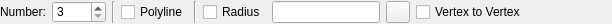
<?xml version="1.0" encoding="UTF-8"?>
<ui version="4.0">
 <class>LC_PolygonOptionsWidget</class>
 <widget class="QWidget" name="LC_PolygonOptionsWidget">
  <property name="geometry">
   <rect>
    <x>0</x>
    <y>0</y>
    <width>612</width>
    <height>24</height>
   </rect>
  </property>
  <property name="sizePolicy">
   <sizepolicy hsizetype="Maximum" vsizetype="Preferred">
    <horstretch>0</horstretch>
    <verstretch>0</verstretch>
   </sizepolicy>
  </property>
  <property name="minimumSize">
   <size>
    <width>0</width>
    <height>22</height>
   </size>
  </property>
  <property name="maximumSize">
   <size>
    <width>16777215</width>
    <height>24</height>
   </size>
  </property>
  <property name="windowTitle">
   <string>Polygon Options</string>
  </property>
  <layout class="QGridLayout" name="gridLayout">
   <property name="leftMargin">
    <number>0</number>
   </property>
   <property name="topMargin">
    <number>1</number>
   </property>
   <property name="rightMargin">
    <number>0</number>
   </property>
   <property name="bottomMargin">
    <number>1</number>
   </property>
   <item row="1" column="4">
    <widget class="Line" name="line">
     <property name="orientation">
      <enum>Qt::Orientation::Vertical</enum>
     </property>
    </widget>
   </item>
   <item row="1" column="9">
    <spacer name="horizontalSpacer">
     <property name="orientation">
      <enum>Qt::Orientation::Horizontal</enum>
     </property>
     <property name="sizeHint" stdset="0">
      <size>
       <width>0</width>
       <height>20</height>
      </size>
     </property>
    </spacer>
   </item>
   <item row="1" column="8">
    <widget class="QCheckBox" name="cbVertexToVertex">
     <property name="toolTip">
      <string>If selected, reference points are for vertexes of polygon. Otherwise, they are for middle point of edges. </string>
     </property>
     <property name="text">
      <string>Vertex to Vertex</string>
     </property>
    </widget>
   </item>
   <item row="1" column="5">
    <widget class="QCheckBox" name="cbRadius">
     <property name="toolTip">
      <string>If checked, vertexes of polygon will be rounded. </string>
     </property>
     <property name="text">
      <string>Radius</string>
     </property>
    </widget>
   </item>
   <item row="1" column="1">
    <widget class="QSpinBox" name="sbNumber">
     <property name="toolTip">
      <string>Number of edges</string>
     </property>
     <property name="minimum">
      <number>3</number>
     </property>
     <property name="maximum">
      <number>9999</number>
     </property>
    </widget>
   </item>
   <item row="1" column="0">
    <widget class="QLabel" name="lNumber">
     <property name="sizePolicy">
      <sizepolicy hsizetype="Preferred" vsizetype="Fixed">
       <horstretch>0</horstretch>
       <verstretch>0</verstretch>
      </sizepolicy>
     </property>
     <property name="text">
      <string>Number:</string>
     </property>
     <property name="wordWrap">
      <bool>false</bool>
     </property>
    </widget>
   </item>
   <item row="1" column="6">
    <widget class="QLineEdit" name="leRadius">
     <property name="toolTip">
      <string>Rounding radius for vertex bevel.</string>
     </property>
    </widget>
   </item>
   <item row="1" column="3">
    <widget class="QCheckBox" name="cbPolyline">
     <property name="toolTip">
      <string>If checked, the polygon will be drawn as polyline. Otherwise, individual entities will be created. </string>
     </property>
     <property name="text">
      <string>Polyline</string>
     </property>
    </widget>
   </item>
   <item row="1" column="2">
    <widget class="Line" name="line_2">
     <property name="orientation">
      <enum>Qt::Orientation::Vertical</enum>
     </property>
    </widget>
   </item>
   <item row="1" column="7">
    <widget class="QToolButton" name="tbPickRadius">
     <property name="toolTip">
      <string>Pick radius from drawing</string>
     </property>
     <property name="text">
      <string/>
     </property>
     <property name="icon">
      <iconset resource="../../../../res/icons/icons.qrc">
       <normaloff>:/icons/interactive_pick_distance.lci</normaloff>:/icons/interactive_pick_distance.lci</iconset>
     </property>
    </widget>
   </item>
  </layout>
 </widget>
 <layoutdefault spacing="6" margin="11"/>
 <resources>
  <include location="../../../../res/icons/icons.qrc"/>
 </resources>
 <connections/>
 <slots>
  <slot>updateNumber(int)</slot>
 </slots>
</ui>
